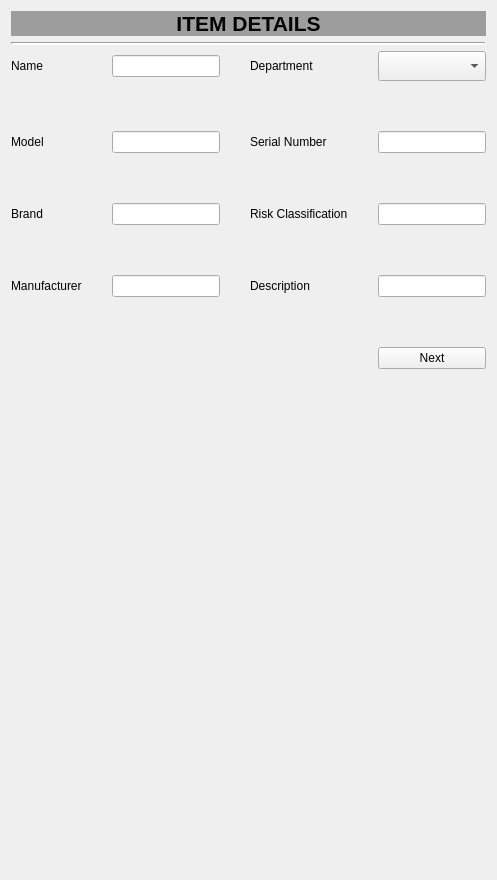
      <widget class="QWidget" name="tab1">
       <property name="enabled">
        <bool>true</bool>
       </property>
       <attribute name="title">
        <string>Tab 1</string>
       </attribute>
       <layout class="QGridLayout" name="gridLayout_13">
        <item row="2" column="0">
         <layout class="QGridLayout" name="gridLayout_5">
          <property name="bottomMargin">
           <number>500</number>
          </property>
          <property name="horizontalSpacing">
           <number>30</number>
          </property>
          <property name="verticalSpacing">
           <number>50</number>
          </property>
          <item row="1" column="0">
           <widget class="QLabel" name="label_25">
            <property name="text">
             <string>Name</string>
            </property>
           </widget>
          </item>
          <item row="2" column="1">
           <widget class="QLineEdit" name="model">
            <property name="text">
             <string/>
            </property>
           </widget>
          </item>
          <item row="4" column="0">
           <widget class="QLabel" name="label_28">
            <property name="text">
             <string>Manufacturer</string>
            </property>
           </widget>
          </item>
          <item row="3" column="0">
           <widget class="QLabel" name="label_61">
            <property name="text">
             <string>Brand</string>
            </property>
           </widget>
          </item>
          <item row="3" column="1">
           <widget class="QLineEdit" name="brand">
            <property name="text">
             <string/>
            </property>
           </widget>
          </item>
          <item row="4" column="1">
           <widget class="QLineEdit" name="manufacturer">
            <property name="text">
             <string/>
            </property>
           </widget>
          </item>
          <item row="3" column="2">
           <widget class="QLabel" name="label_68">
            <property name="text">
             <string>Risk Classification</string>
            </property>
           </widget>
          </item>
          <item row="1" column="2">
           <widget class="QLabel" name="label_66">
            <property name="text">
             <string>Department</string>
            </property>
           </widget>
          </item>
          <item row="3" column="3">
           <widget class="QLineEdit" name="riskClassification">
            <property name="text">
             <string/>
            </property>
           </widget>
          </item>
          <item row="2" column="0">
           <widget class="QLabel" name="label_26">
            <property name="text">
             <string>Model</string>
            </property>
           </widget>
          </item>
          <item row="1" column="1">
           <widget class="QLineEdit" name="name">
            <property name="text">
             <string/>
            </property>
           </widget>
          </item>
          <item row="5" column="3">
           <widget class="QPushButton" name="tab0Next">
            <property name="text">
             <string>Next</string>
            </property>
           </widget>
          </item>
          <item row="2" column="3">
           <widget class="QLineEdit" name="serialNumber">
            <property name="text">
             <string/>
            </property>
           </widget>
          </item>
          <item row="4" column="2">
           <widget class="QLabel" name="label_67">
            <property name="text">
             <string>Description</string>
            </property>
           </widget>
          </item>
          <item row="2" column="2">
           <widget class="QLabel" name="label_65">
            <property name="text">
             <string>Serial Number</string>
            </property>
           </widget>
          </item>
          <item row="4" column="3">
           <widget class="QLineEdit" name="description">
            <property name="text">
             <string/>
            </property>
           </widget>
          </item>
          <item row="1" column="3">
           <widget class="QComboBox" name="department">
            <property name="minimumSize">
             <size>
              <width>0</width>
              <height>30</height>
             </size>
            </property>
            <property name="currentText">
             <string/>
            </property>
            <property name="currentIndex">
             <number>-1</number>
            </property>
            <property name="iconSize">
             <size>
              <width>20</width>
              <height>30</height>
             </size>
            </property>
            <property name="duplicatesEnabled">
             <bool>false</bool>
            </property>
            <item>
             <property name="text">
              <string>Emergency</string>
             </property>
            </item>
            <item>
             <property name="text">
              <string>Cardiology</string>
             </property>
            </item>
            <item>
             <property name="text">
              <string>Surgery</string>
             </property>
            </item>
           </widget>
          </item>
         </layout>
        </item>
        <item row="0" column="0">
         <widget class="QLabel" name="label_24">
          <property name="maximumSize">
           <size>
            <width>16777215</width>
            <height>50</height>
           </size>
          </property>
          <property name="font">
           <font>
            <pointsize>16</pointsize>
            <weight>75</weight>
            <bold>true</bold>
           </font>
          </property>
          <property name="styleSheet">
           <string notr="true">background-color: rgb(157, 157, 157);
</string>
          </property>
          <property name="text">
           <string>ITEM DETAILS</string>
          </property>
          <property name="alignment">
           <set>Qt::AlignCenter</set>
          </property>
          <property name="margin">
           <number>0</number>
          </property>
         </widget>
        </item>
        <item row="1" column="0">
         <widget class="Line" name="line_9">
          <property name="lineWidth">
           <number>2</number>
          </property>
          <property name="orientation">
           <enum>Qt::Horizontal</enum>
          </property>
         </widget>
        </item>
       </layout>
      </widget>
